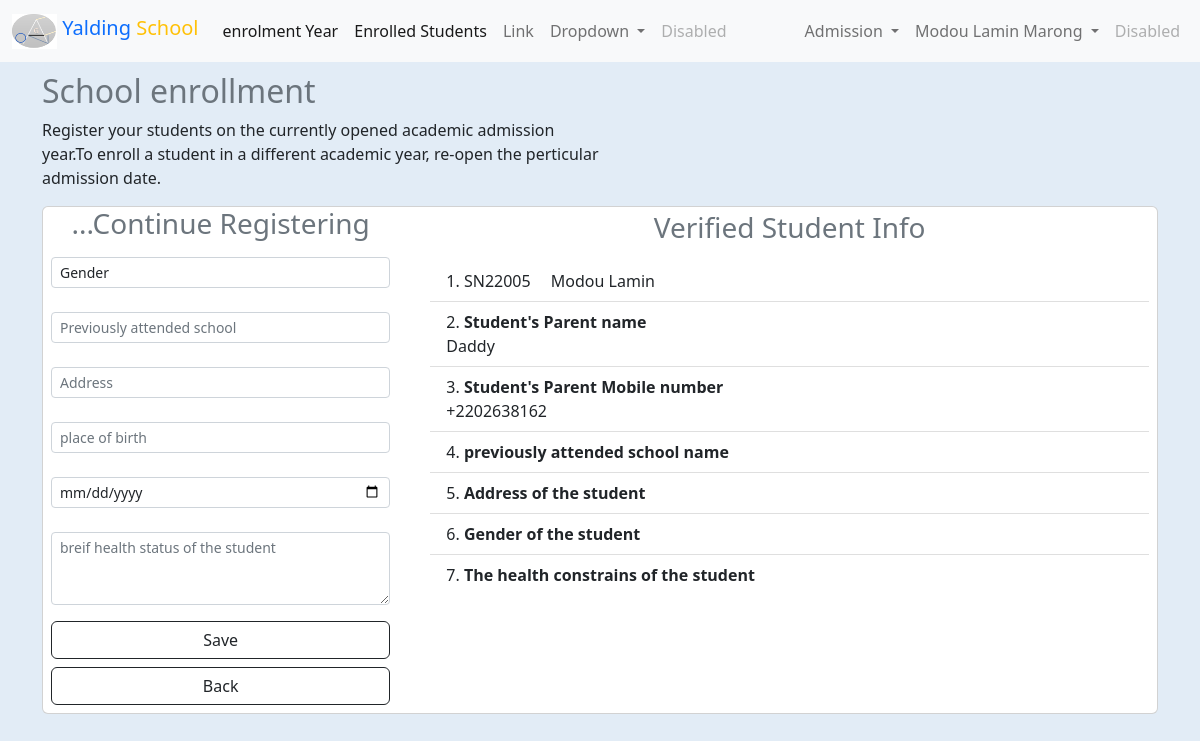
Screenshot of /app/users/admin/admission/sec-data.php?complete=22005 (signed in) with the database file from the repository.
### tables this page shows
CREATE TABLE `users` (
  `user_id` int(11) NOT NULL,
  `full_name` varchar(100) NOT NULL,
  `email` varchar(100) DEFAULT NULL,
  `user_name` varchar(150) NOT NULL,
  `password` varchar(200) NOT NULL,
  `user_role` varchar(75) DEFAULT NULL,
  `user_type` tinyint(4) NOT NULL DEFAULT 2,
  `gender` varchar(10) DEFAULT NULL,
  `tele` varchar(50) DEFAULT NULL,
  `mobile` varchar(50) DEFAULT NULL,
  `address` varchar(15) DEFAULT NULL,
  `join_date` timestamp NULL DEFAULT current_timestamp(),
  `last_login` timestamp NULL DEFAULT NULL,
  `change_password` tinyint(4) NOT NULL DEFAULT 0,
  `status` tinyint(4) NOT NULL DEFAULT 0,
  `permission` tinyint(4) NOT NULL DEFAULT 1,
  `deleted` tinyint(4) NOT NULL DEFAULT 0
);

CREATE TABLE `enroll_student` (
  `record_id` int(11) NOT NULL,
  `stud_id` varchar(25) NOT NULL,
  `stud_name` varchar(50) NOT NULL,
  `stud_parent_name` varchar(50) NOT NULL,
  `stud_parent_mobile` varchar(50) NOT NULL,
  `stud_prev_sch` varchar(200) DEFAULT NULL,
  `stud_address` varchar(75) DEFAULT NULL,
  `stud_gender` varchar(50) DEFAULT NULL,
  `stud_place_birth` varchar(100) DEFAULT NULL,
  `stud_date_brith` datetime DEFAULT NULL,
  `health_relate_problem` text DEFAULT NULL,
  `stud_enroll_yr` varchar(50) NOT NULL,
  `enroll_class` varchar(100) DEFAULT NULL,
  `stud_inputted_by` varchar(50) DEFAULT NULL,
  `stud_inputted_at` datetime NOT NULL DEFAULT current_timestamp(),
  `stud_deleted_by` varchar(50) DEFAULT NULL,
  `stud_deleted_at` datetime DEFAULT NULL,
  `stud_prof_photo_url` text DEFAULT NULL,
  `enroll_done` tinyint(4) NOT NULL DEFAULT 0,
  `auth_enroll` tinyint(4) NOT NULL DEFAULT 0,
  `auth_enroll_by` varchar(50) DEFAULT NULL
);

### app/users/admin/includes.php (called while the page is built, shortened)
<?php
include(ROOT . DS . "app" . DS . "components" . DS . "admin_nav.php");

### core/init.php (called while the page is built, shortened)
<?php
$db = mysqli_connect(DB_HOST, DB_USER, DB_PASSWORD, DB);
if (isset($_SESSION['ADMIN_USER_SESSIONS'])) {
    $admin_id = $_SESSION['ADMIN_USER_SESSIONS'];
    $query = $db->query("SELECT * FROM `users` WHERE `user_id` = '{$admin_id}'");
    $user_data = mysqli_fetch_assoc($query);
    $fn = explode(' ', $user_data['full_name']);
    $user_data['first'] = $fn[0];
    $auth_user_role = $user_data['user_role'];
}
include(ROOT . DS . "core" . DS . "head.php");
require_once(ROOT . DS . "core" . DS . "func.php");

### core/func.php (called while the page is built, shortened)
<?php
function sanitize($dirty)
{
    return htmlentities($dirty, ENT_QUOTES, "UTF-8");
}

### app/users/admin/admission/sec-data.php (the view, shortened to what this page needs)
<?php
require_once $_SERVER['DOCUMENT_ROOT'] . './schoolapp/core/init.php';
include './../includes.php';
if (isset($_GET['complete'])) {
    $student_id = (int)sanitize($_GET['complete']);
    $complete_stud_info = $db->query("SELECT * FROM `enroll_student` WHERE `stud_id` = '{$student_id}'");
?>
    <br>
    <div class="container-fluid mt-5">
        <div class="grid">
            <section>
                <div class="col">
                    <div class="container">
                        <div class="col-md-6">
                            <h2 class="text-secondary">School enrollment</h2>
                            <p>Register your students on the currently opened academic
                                admission year.To enroll a student in a different academic
                                year, re-open the perticular admission date.</p>
                        </div>
                    </div>
                </div>
            </section>
            <section>
                <div class="container">
                    <div class="card">
                        <div class="row">
                            <div class="col-md-4">
                                <h3 class="text-center text-secondary">...Continue Registering</h3>
                                <form action="sec-data.php?complete=<?= $student_id ?>" method="post">
                                    <div class="col-md-12 mt-2 p-2">
                                        <select name="gender" id="gender" class="form-control form-control-sm">
                                            <option value="">Gender</option>
                                        </select>
                                    </div>
                                    <div class="col-md-12 mt-2 p-2">
                                        <input type="text" name="pschool" id="pschool" placeholder="Previously attended school" class="form-control form-control-sm">
                                    </div>
                                    <div class="col-md-12 mt-2 p-2">
                                        <input type="text" name="address" id="address" placeholder="Address" class="form-control form-control-sm">
                                    </div>
                                    <div class="col-md-12 mt-2 p-2">
                                        <input type="text" name="pbirth" id="pbirth" placeholder="place of birth" class="form-control form-control-sm">
                                    </div>
                                    <div class="col-md-12 mt-2 p-2">
                                        <input type="date" name="date-birth" id="date-birth" placeholder="date of birth" class="form-control form-control-sm">
                                    </div>
                                    <div class="col-md-12 mt-2 p-2">
                                        <textarea name="health" id="health" cols="30" rows="3" class="form-control form-control-sm" placeholder="breif health status of the student"></textarea>
                                    </div>
                                    <div class="d-grid gap-2 p-2">
                                        <button name="save" class="btn btn-outline-dark" type="submit">Save</button>
                                        <a href="enroll.php" class="btn btn-outline-dark">Back</a>
                                    </div>
                                </form>
                            </div>
                            <div class="col-md-8">
                                <h3 class="text-center text-secondary mt-1">Verified Student Info</h3>
                                <?php while ($stud_info = mysqli_fetch_assoc($complete_stud_info)) : ?>
                                    <ol class="list-group list-group-numbered list-group-flush p-2">
                                        <li class="list-group-item">SN<?= $stud_info['stud_id'] ?> <span class="ps-3"><?= " " . $stud_info['stud_name'] ?></span></li>
                                        <li class="list-group-item"> <span class="fw-bold">Student's Parent name</span><br>
                                            <?= $stud_info['stud_parent_name'] ?>
                                        </li>
                                        <li class="list-group-item"><span class="fw-bold">Student's Parent Mobile number</span><br>
                                            <?= $stud_info['stud_parent_mobile'] ?>
                                        </li>
                                        <li class="list-group-item"> <span class="fw-bold">previously attended school name</span><br>
                                        </li>
                                        <li class="list-group-item"> <span class="fw-bold">Address of the student</span><br>
                                        </li>
                                        <?php if ($stud_info['stud_gender'] == NULL) : ?>
                                            <li class="list-group-item">
                                                <span class="fw-bold">Gender of the student</span>
                                            </li>
                                        <?php else : ?>
                                            <li class="list-group-item"> <span class="fw-bold">Gender of the student</span><br>
                                                <?= (($stud_info['stud_gender']) == 1) ? "Male" : "Female" ?>
                                            </li>
                                        <?php endif; ?>
                                        <li class="list-group-item"><span class="fw-bold">The health constrains of the student</span><br>
                                        </li>
                                    </ol>
                                <?php endwhile; ?>
                            </div>
                        </div>
                    </div>
            </section>
        <?php }

### app/components/admin_nav.php (shortened to what this page needs)
<nav class="navbar navbar-expand-lg navbar-light bg-light fixed-top style="background-color: #e3f2fd;">
    <div class="container-fluid">
        <a class="navbar-brand" href="<?= ADMIN_DASHBOARD_URL ?>"><span class="text-primary">
                <img src="<?= PROOT ?>app/photos/afang_logo.png" alt="" width="45" height="35" class="d-inline-block align-text-top">
                Yalding</span> <span class="text-warning">School</span>
        </a>
        <div class="collapse navbar-collapse" id="navbarSupportedContent">
            <ul class="navbar-nav me-auto mb-2 mb-lg-0">
                <li class="nav-item">
                <a class="nav-link active" aria-current="page" href="<?=ENROLL_YEAR?>">enrolment Year</a>
                </li>
                <li class="nav-item">
                <a class="nav-link active" aria-current="page" href="<?=ADMIN_ENROLLED_STUDENTS?>">Enrolled Students</a>
                </li>
                <li class="nav-item">
                    <a class="nav-link" href="#">Link</a>
                </li>
                <li class="nav-item dropdown">
                    <a class="nav-link dropdown-toggle" href="#" id="navbarDropdown" role="button" data-bs-toggle="dropdown" aria-expanded="false">
                        Dropdown
                    </a>
                </li>
                <li class="nav-item">
                    <a class="nav-link disabled" href="#" tabindex="-1" aria-disabled="true">Disabled</a>
                </li>
            </ul>
            <ul class="navbar-nav d-flex">
                <?php if ($auth_user_role == ADMIN_USER) : ?>
                    <li class="nav-item dropdown">
                        <a class="nav-link dropdown-toggle" href="#" id="navbarDropdown" role="button" data-bs-toggle="dropdown" aria-expanded="false">
                            Admission
                        </a>
                    </li>
                <?php endif; ?>
                <?php if ($auth_user_role == ADMIN_USER) : ?>
                    <li class="nav-item dropdown">
                        <a class="nav-link dropdown-toggle" href="#" id="navbarDropdown" role="button" data-bs-toggle="dropdown" aria-expanded="false">
                            <?= $user_data['full_name'] ?>
                        </a>
                    </li>
                <?php endif; ?>
                <li class="nav-item">
                    <a class="nav-link disabled" href="#" tabindex="-1" aria-disabled="true">Disabled</a>
                </li>
            </ul>
        </div>
    </div>
</nav>

### css/main.css (style rules this page uses)
body { background-color: #e2ecf6; }

### rows the page displays
users: full_name "Modou Lamin Marong"
enroll_student: stud "22005", stud_name "Modou Lamin", stud_parent_name "Daddy", stud_parent_mobile "+2202638162", shows "Gender of the student"
